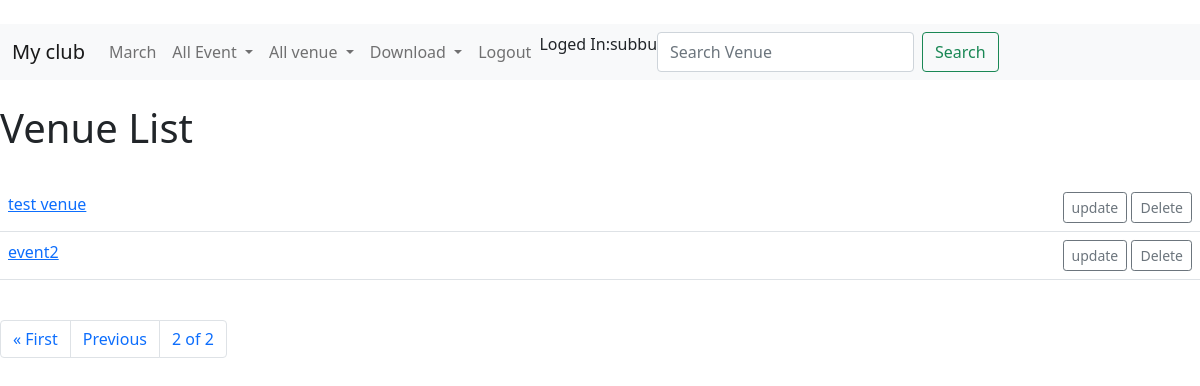
Before: /myclub/list_venue?page=3 (signed in) with the older database file.
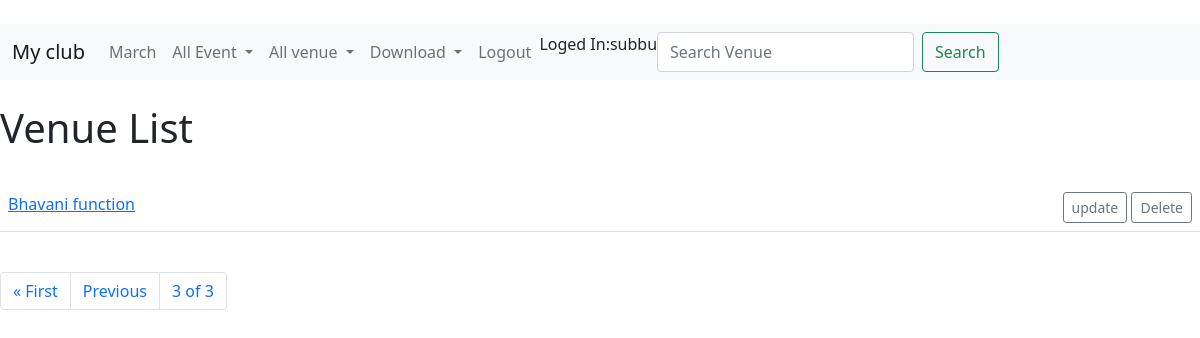
After: the same page with the newer database file.
### myclub/models.py (models this page shows)
class Venue(models.Model):
    name = models.CharField('Venue name', max_length=100)
    address = models.CharField(max_length=100)
    zip_code = models.CharField('Zip code', max_length=10)
    phone = models.CharField('conatact number', max_length=14)
    web = models.URLField('website address')
    email_address = models.EmailField('Email address')
    owner = models.IntegerField('Venue Owner', blank=False, default=1)
    def __str__(self):
        return self.name

### myclub/views.py (the view)
# urls.py: path('list_venue', views.venue_list, name='list-venue'),
def venue_list(request):
    venue_list = Venue.objects.all()
    p = Paginator(Venue.objects.all(), 2)
    page = request.GET.get('page')
    venues = p.get_page(page)
    return render(request, 'myclub/venuelist.html', {'venue_list': venue_list, 'venues': venues})

### templates/myclub/venuelist.html (shortened to what this page needs)
{% extends 'myclub/basic.html' %}
{%  block content %}
  {% if user.is_authenticated %}
  <h1>Venue List</h1>
  <br/>
  <table class="table">
  {% for venue in venues %}
  <tr>
  <td><a href="{% url 'show-venue' venue.id %}">{{venue}} </a></td>
  <td align="right">
   <a href="{% url 'update-venue' venue.id %}" class="btn btn-outline-secondary  btn-sm">update</a>
   <a href="{% url 'delete-venue' venue.id %}" class="btn btn-outline-secondary  btn-sm">Delete</a>
  </td>
  </tr>
  {% endfor %}
  {% else %}
  <h1>Please Sorry Must be login in view page</h1>
  <a href="{% url 'login' %}">Login</a>
  {% endif %}
 </table>
<nav aria-label="Page navigation example">
  <ul class="pagination">
{% if venues.has_previous %}
<li class="page-item"> <a class="page-link" href="?page=1">&laquo First</a></li>
<li class="page-item"><a class="page-link" href="?page={{venues.previous_page_number}}">Previous</a></li>
{% endif %}
<li class="page-item"><a class="page-link" href="">{{ venues.number }} of {{venues.paginator.num_pages }}</a></li>
      </ul>
</nav>
{% endblock %}

### templates/myclub/basic.html (shortened to what this page needs)
<!doctype html>
<html lang="en">
  <head>
    <link href="https://cdn.jsdelivr.net/npm/bootstrap@5.1.3/dist/css/bootstrap.min.css" rel="stylesheet">
  </head>
  <body>
<br/>
    {% include 'myclub/navbar.html' %}
    <br/>
    {%block content%}
    {%endblock%}
  </body>
</html>

### templates/myclub/navbar.html (shortened to what this page needs)
<nav class="navbar navbar-expand-lg navbar-light bg-light">
  <div class="container-fluid">
    <a class="navbar-brand" href="{%url 'home'%}">My club</a>
    <div class="collapse navbar-collapse" id="navbarSupportedContent">
      <ul class="navbar-nav me-auto mb-2 mb-lg-0">
        <li class="nav-item">
          <a class="nav-link" href="{%url 'home' '2021' 'MARCH' %}">March</a>
        </li>
        <li class="nav-item dropdown">
          <a class="nav-link dropdown-toggle" href="#" id="navbarDropdown" role="button" data-bs-toggle="dropdown"
            aria-expanded="false">
            All Event
          </a>
        </li>
        <li class="nav-item dropdown">
          <a class="nav-link dropdown-toggle" href="#" id="navbarDropdown" role="button" data-bs-toggle="dropdown"
            aria-expanded="false">
            All venue
          </a>
        </li>
        <li class="nav-item dropdown">
          <a class="nav-link dropdown-toggle" href="#" id="navbarDropdown" role="button" data-bs-toggle="dropdown"
            aria-expanded="false">
            Download
          </a>
        </li>
        {% if user.is_authenticated %}
        <li class="nav-item">
          <a class="nav-link" href="{%url 'logout' %}">Logout</a>
          </li>
          Loged In:{{user.username}}
        {% endif %}
      <form class="d-flex" method="POST"  action="{% url 'search-venue' %}">
        <input class="form-control me-2" type="search" placeholder="Search Venue" aria-label="Search" name="searchvenue">
        <button class="btn btn-outline-success" type="submit">Search</button>
      </form>
    </div>
  </div>
</nav>

Changed rows visible on the page:
no longer on this page (row unchanged): Venue: name "test venue"
no longer on this page (row unchanged): Venue: name "event2"
added Venue: name "Bhavani function"
Other visible differences:
{{ venues.number }}: "2" → "3"
{{ venues.paginator.num_pages }}: "2" → "3"
